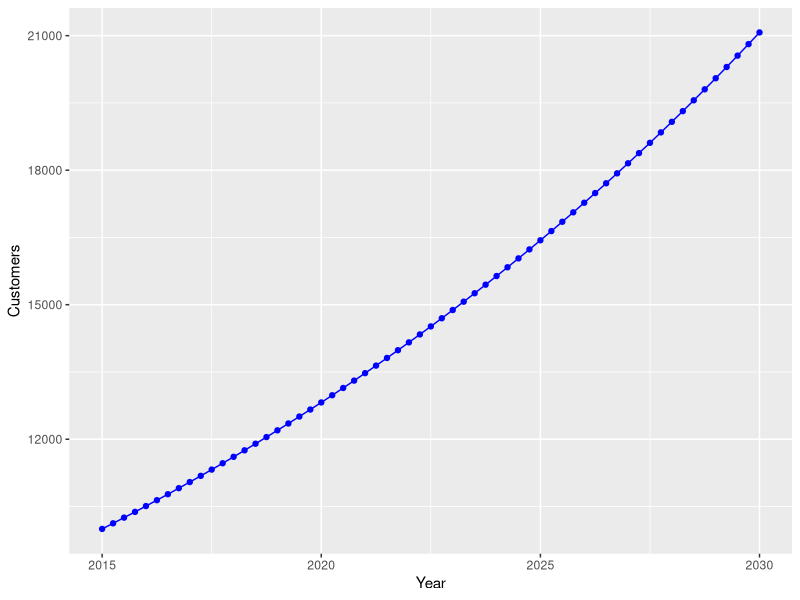

This chart was generated by the following R code:
## ---- chunk 1
knitr::opts_chunk$set(echo = TRUE)
## ---- chunk 2

library(deSolve)
START<-2015; FINISH<-2030; STEP<-0.25
simtime <- seq(START, FINISH, by=STEP)
head(simtime)
tail(simtime)

stocks <- c(sCustomers=10000)
auxs <- c(aGrowthFraction=0.08, aDeclineFraction=0.03)

model <- function(time, stocks, auxs){
with(as.list(c(stocks, auxs)),{
fRecruits<-sCustomers*aGrowthFraction
fLosses<-sCustomers*aDeclineFraction
dC_dt <- fRecruits - fLosses
return (list(c(dC_dt),
Recruits=fRecruits, Losses=fLosses,
GF=aGrowthFraction,DF=aDeclineFraction))
})
}

o<-data.frame(ode(y=stocks, times=simtime, func = model, parms=auxs, method="euler"))
head(o)
summary(o[,-c(1,5,6)])


library(ggplot2)
ggplot()+
geom_line(data=o,aes(time,o$sCustomers),colour="blue")+
geom_point(data=o,aes(time,o$sCustomers),colour="blue")+
ylab("Customers")+
xlab("Year")


library(gridExtra)

START <-0; FINISH <-100; STEP <-0.25
simtime <- seq(START, FINISH, by = STEP)
stocks <- c(sStock=100)
auxs <- c(aCapacity=10000,
          aRef.Availability=1,
          aRef.GrowthRate=0.10)

model <- function(time, stocks, auxs) {
  with(as.list(c(stocks, auxs)),{
    aAvailability <- 1-sStock/aCapacity
    aEffect <- aAvailability/aRef.Availability
    aGrowth.Rate <- aRef.GrowthRate*aEffect
    fNet.Flow <- sStock*aGrowth.Rate
    dS_dt <- fNet.Flow
    return(list(c(dS_dt),NetFlow=fNet.Flow,
                GrowthRate=aGrowth.Rate, Effect=aEffect,
                Availability=aAvailability))
  })
}
